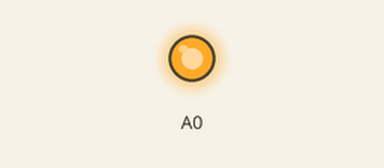
Bench run of a sketch on a simulated Arduino Uno, built with avr-gcc and run on an emulated ATmega328P. On the bench: output pins drawn as LEDs (lit = HIGH).

Above: at 0.1 s.
Timing chart, 0 to 1.6 s (numbered marks = the images above):
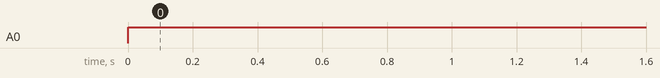

The sketch:

OBJ2.ino
```cpp
void setup() {
  // put your setup code here, to run once:
pinMode(A0, OUTPUT);
analogWrite(A0, 0);
}

void loop() {
  /*for(int x=0; x<1023; x++){
    analogWrite(A0, x);
    delay(1);
  }*/
  analogWrite(A0, 200);
  // put your main code here, to run repeatedly:
}
```

Measured:
- by itself, A0: LOW → HIGH at 0.00 s
